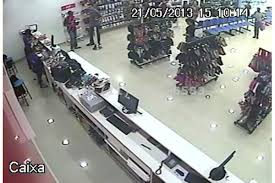
#> input picture Códigos/Detecção de Pessoas/generateHEATMAP/imgs/loja1.jpg, 275 x 183 px
$ python heatmap_superimposed.py
#> lines starting #> are read from the running program, lines starting #| are printed output that depends on the picture
import numpy as np
import cv2 #importa o OpenCV
import matplotlib.pyplot as plt

#Função principal HEATMAP
def main():

    img = cv2.imread("imgs/loja1.jpg")
#> img is the input picture: shape (183, 275, 3); mean B, G, R 147.9, 151, 150
    altura, largura, canais_de_cor = img.shape
#> altura = 183; largura = 275; canais_de_cor = 3

    '''
    heatmap = np.array([
        [0,0,0,0,0,0,0,0,0],
        [0,0,0,0.3405050,0,0,0,0,0],
        [0,0,0,0,0,0,0,0,0],
        [0,0,0,0,0,0,0,0,0],
        [0,0,0,1,0,0,0.99919313,0,0],
        [0,0,0,0,0.10001,0,1.00000000,0,0],
        [0,1,0,0,0,0,0,0,0],
        [0,0,1,0,0,0,0.0001,0,0.5],
        [0,0,0,1,0,0.0001,0.0001,0,0]
    ])
    '''

    #Simulando dados do fluxo do heatmap
    #MATRIZ DOS VALORES DE INTENSIDADE DO HEATMAP iniciando com 0
    heatmap = np.zeros((90,135), dtype=np.float64) # tamanho aproximadamente da metade da imagem

    a = 0
    b = 0

    for i in range(0, 50):
        for j in range(0, 5):
            if i < 2:
                heatmap[(20+i) + a][(55+i) + b] = 0.1
                a = a + 2
                b = b + 1
            if (i >= 2) and (i <= 4):
                heatmap[(20+i) + a][(55+i) + b] = 0.2
                a = a + 2
                b = b + 1
            if (i > 4) and (i <= 6):
                heatmap[(20+i) + a][(55+i) + b] = 0.4
                a = a + 2
                b = b + 1
            if (i > 6) and (i <= 12):
                heatmap[(20+i) + a][(55+i) + b] = 1
                a = a + 2
                b = b + 1
            if (i > 12) and (i <= 18):
                heatmap[(20+i) + a][(55+i) + b] = 0
                a = a + 2
                b = b + 1
            if (i > 18) and (i <= 26):
                heatmap[(20+i) + a][(55+i) + b] = 0.4
                a = a + 2
                b = b + 1
            if (i > 26) and (i <= 30):
                heatmap[(20+i) + a][(55+i) + b] = 0.2
                a = a + 2
                b = b + 1
            if (i > 30) and (i <= 40):
                heatmap[(20+i) + a][(55+i) + b] = 1
                a = a + 2
                b = b + 1
            if (i > 40):
                heatmap[(20+i) + a][(55+i) + b] = 0.2
                a = a + 2
                b = b + 1

        a = 0
        b = 0

    heatmap = cv2.resize(heatmap, (img.shape[1], img.shape[0])) #REDIMENSIONA O HEATMAP PARA O TAMANHO DA IMAGEM
    cv2.imshow('Heatmap Redimensionado', heatmap) #MOSTRA O HEATMAP
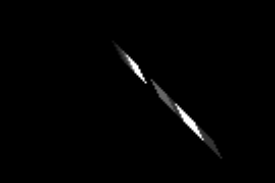
#> window 'Heatmap Redimensionado': shape (183, 275) float64; min 0, max 1, mean 0.00963
    heatmap = cv2.applyColorMap(np.uint8(255 * heatmap), cv2.COLORMAP_JET) #MAPEA AS CORES DO HEATMAP NA ESCALA "COLORMAP_JET" ()
                                                                           # COM O HEATMAP COM VALORES ENTRE 0 E 1

    cv2.imshow('Heatmap Escala de COR', heatmap) #MOSTRA O HEATMAP
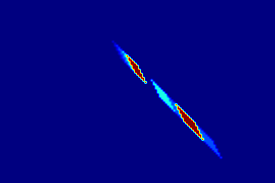
#> window 'Heatmap Escala de COR': shape (183, 275, 3); mean B, G, R 129.1, 2.2, 1.4
    altura1, largura1, canais_de_cor1 = heatmap.shape #atribui as variáveis sobre tamanho dO HEATMAP e INTENSIDADE de canais de cor BGR
#> altura1 = 183; largura1 = 275; canais_de_cor1 = 3
    print("Dimensões da Imagem: " + str(largura1) + "x" + str(altura1))
#| Dimensões da Imagem: 275x183
    print("Canais de cor: ", heatmap.item(0, 0, 0), heatmap.item(0, 0, 1) ,heatmap.item(0, 0, 2)) #IMPRIME VALOR B, G e R PARA O PIXEL 0x0
#| Canais de cor:  128 0 0
                                                                                                  # B = 128 , G = 0, R = 0


    '''Varre toda a imagem do heatmap e onde o pixel é totalmente azul (B = 128 , G = 0, R = 0),
    recebe o pixel correspondente da Imagem "img"
    Onde há variação de cores no heatmap, o valor do pixel é mantido.
    Assim, a nova imagem gerada em "heatmap" é o mapa de calor sobreposto na imagem "img" '''
    for y in range(0, altura):
        for x in range(0, largura):
            if (heatmap.item(y, x, 0) == 128) and (heatmap.item(y, x, 1) == 0) and (heatmap.item(y, x, 2) == 0): #SE PIXEL TOTALMENTE AZUL
                heatmap.itemset((y,x, 0), img.item(y, x, 0))
                heatmap.itemset((y,x, 1), img.item(y, x, 1))
                heatmap.itemset((y,x, 2), img.item(y, x, 2))
            else: #SE PIXEL TEM VARIAÇÃO DE COR
                heatmap.itemset((y,x, 0), heatmap.item(y, x, 0))
                heatmap.itemset((y,x, 1), heatmap.item(y, x, 1))
                heatmap.itemset((y,x, 2), heatmap.item(y, x, 2))
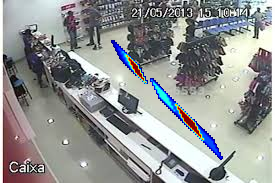
#> heatmap: shape (183, 275, 3); mean of channels 0, 1, 2 147.4, 147.9, 146.1; drawn as B, G, R

    #superimposed = heatmap * 1 + img
    cv2.imshow('Superimposed', heatmap) #MOSTRA A IMAGEM COM O HEATMAP SOBREPOSTO
    cv2.imwrite("Loja_HeatMap.png", heatmap) #Salva a imagem criando uma nova com nome "Loja_HeatMap", formato ".png" e no caminho de "loja1.jpg"
    #cv2.imshow('New', superimposed)
    cv2.waitKey(0) #Mostra a janela da imagem até que uma tecla seja pressionada


main()
